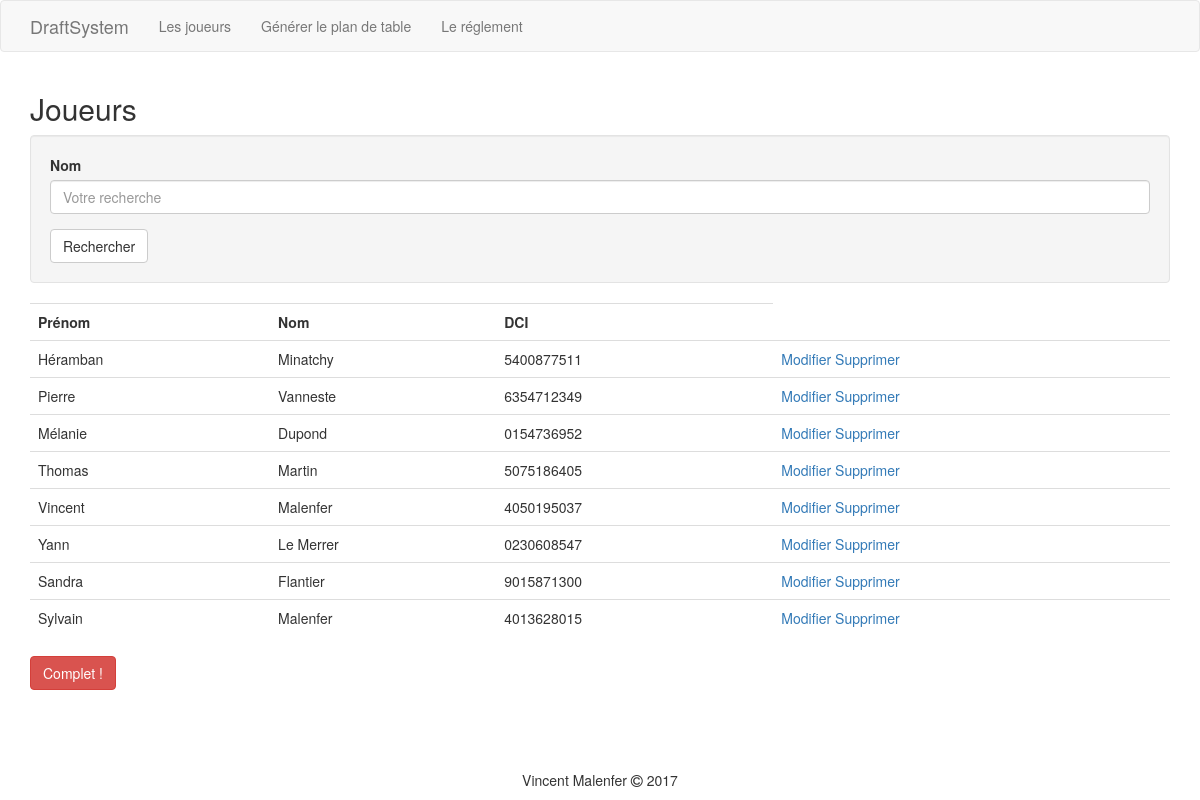
Page /player.php on the committed database.
### tables this page shows
CREATE TABLE `player` (
  `id` int(11) NOT NULL,
  `prenom` varchar(50) NOT NULL,
  `nom` varchar(100) NOT NULL,
  `dci` varchar(255) NOT NULL
);

### player.php (called while the page is built, shortened)
<?php
$nom = (isset($_GET['nom'])) ? $_GET['nom'] : null;
$players = Player::fetchAll($nom);
require 'View/player.php';

### Model/Player.php (called while the page is built, shortened)
<?php
class Player
{
	private $id;
	private $prenom;
	private $nom;
	private $dci;
	public function getId()
	{
		return $this->id;
	}
	public function getPrenom()
	{
		return $this->prenom;
	}
	public function getNom()
	{
		return $this->nom;
	}
	public function getDci()
	{
		return $this->dci;
	}
	public static function fetchAll($nom = null)
	{
		$cnx = Cnx::getInstance();
		$query = 'SELECT * FROM player';
		$stmt = $cnx->query($query);
		return $stmt->fetchAll(\PDO::FETCH_CLASS, self::class);
	}
}

### View/player.php (the view, shortened to what this page needs)
<?php
require 'layout/top.php';
?>
<h2>Joueurs</h2>
<div class="well">
	<form>
		<div class="form-group">
			<label>Nom</label>
			<input type="text" name="nom" class="form-control" value="<?= $nom; ?>" placeholder="Votre recherche"/>
		</div>
		<button type="submit" class="btn btn-default">Rechercher</button>
	</form>
</div>
<table class="table">
	<tr>
		<th>Prénom</th>
		<th>Nom</th>
		<th>DCI</th>
	</tr>
	<?php
		foreach ($players as $player) :
	?>
	<tr>
		<td><?= $player->getPrenom(); ?></td>
		<td><?= $player->getNom(); ?></td>
		<td><?= $player->getDci(); ?></td>
		<td>
			<a href="player-edit.php?id=<?= $player->getId();?>">Modifier</a>
			<a href="player-delete.php?id=<?= $player->getId();?>">Supprimer</a>
		</td>
	</tr>
	<?php
	endforeach;
	?>
</table>
<p>
	<?php if (count($players) >= 8): ?>
		<a class="btn btn-danger">Complet !</a>
	<?php else : ?>
		<a class="btn btn-primary" href="player-edit.php">Ajouter un joueur</a>
	<?php endif ?>
</p>
<?php
require 'layout/bottom.php';
?>

### assets/css/style.css (style rules this page uses)
html { height: 100%; }
body { position: relative; min-height: 100%; margin: 0; padding: 0; padding-bottom: 3em; }
* { box-sizing: border-box; }

### rows in the picture
player: prenom "Héramban", nom "Minatchy", dci "5400877511"
player: prenom "Pierre", nom "Vanneste", dci "6354712349"
player: prenom "Mélanie", nom "Dupond", dci "0154736952"
player: prenom "Thomas", nom "Martin", dci "5075186405"
player: prenom "Vincent", nom "Malenfer", dci "4050195037"
player: prenom "Yann", nom "Le Merrer", dci "0230608547"
player: prenom "Sandra", nom "Flantier", dci "9015871300"
player: prenom "Sylvain", nom "Malenfer", dci "4013628015"
